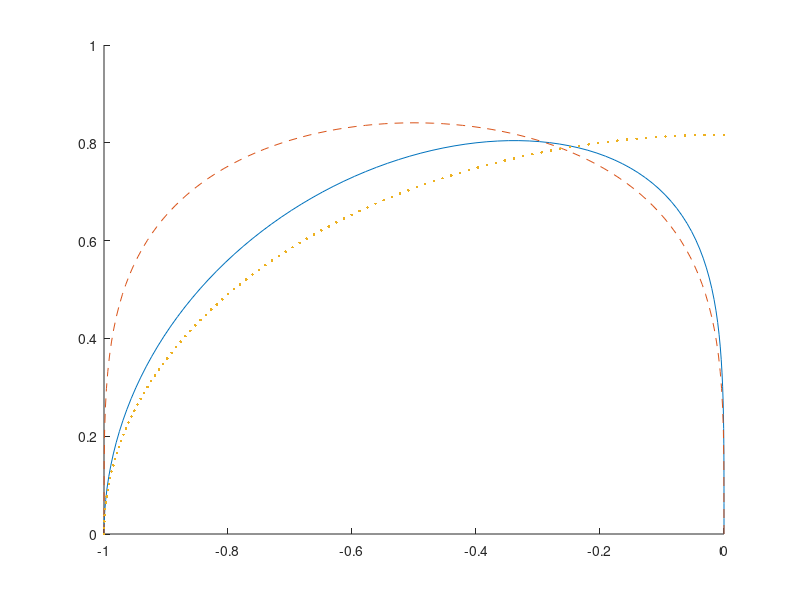

Recreate this plot in MATLAB.
% Stability domain of second order Adams-Bashforth scheme

% Copyright 2001 P. Wesseling
% This program and its subprograms may be freely used, modified and distributed
% under the GNU General Public License: http://www.gnu.org/copyleft/gpl.html

% Theory is given in Section 5.8 of
% 	P. Wesseling: Principles of Computational Fluid Dynamics
% 	Springer, Heidelberg, 2000 ISBN 3-5453-0. XII, 642 pp.
% See http://ta.twi.tudelft.nl/nw/users/wesseling/cfdbook.html

% This program generates Fig. 5.1  in the book

figure(1), clf, hold on

		% Plot of stability domain
theta = 0:0.01:1; theta = theta*pi;
z = exp(2*i*theta) - exp(i*theta); z = z./(1.5*exp(i*theta) - 0.5); plot(z)

		% Plot of oval
b = 0.5^0.25; a = 0.5; z =  - a*(1-cos(theta)) + i*b*(sin(theta)).^0.5;
plot(z,'--')

		% Plot of half ellipse
a = 1.0; b = sqrt(2/3); theta = -pi/2 +0.5*theta;
z = -a*cos(theta) - i*b*sin(theta); plot(z,'.')
